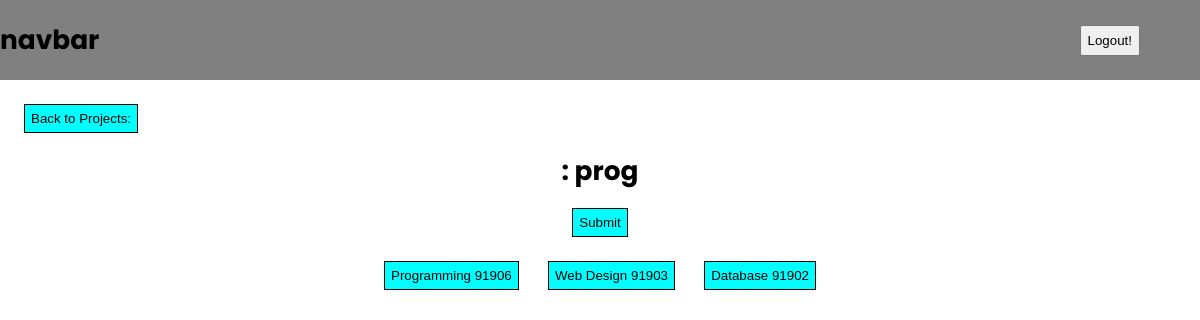
Page /project/1/23121 (signed in) on the earlier database version.
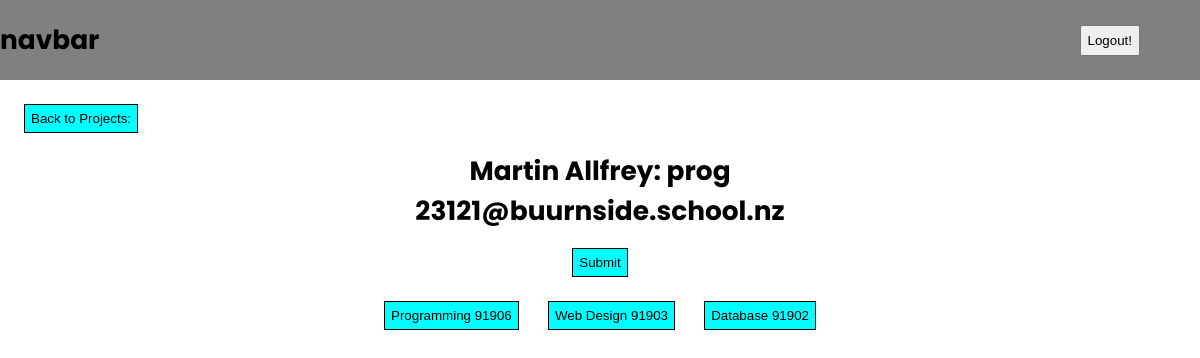
Same page on the later database version.
### server.py (models this page shows)
class Base(DeclarativeBase):
    pass

class Project(Base):
    __tablename__ = 'Project'
    id: Mapped[int] = mapped_column(primary_key=True)
    type: Mapped[str] = mapped_column(String(50))
    user_projects: Mapped[List["UserProject"]] = relationship(
        "UserProject", back_populates="project")
    standard_projects: Mapped[List["ProjectStandard"]] = relationship(
        "ProjectStandard", back_populates="project")

class User(Base):
    __tablename__ = 'User'
    id: Mapped[int] = mapped_column(primary_key=True)
    name: Mapped[str] = mapped_column(String(50))
    email: Mapped[str] = mapped_column(String(50))
    year_level: Mapped[int]
    admin: Mapped[bool]
    user_projects: Mapped[List["UserProject"]] = relationship(
        "UserProject", back_populates="user")

### server.py (the view, shortened to what this page needs)
@app.route('/project/<int:project_id>/<int:user_id>', methods=['POST', 'GET'])
@login_required
def project(project_id, user_id):
    UData, type, standards, snu = standard_data(project_id, user_id)
    return render_template('project.html',
                           standards=standards, type=type,
                           UData=UData, snu=snu)

### server.py (called while the page is built)
@login_manager.user_loader
def load_user(user_id):
    query = select(Admin).where(Admin.id == user_id)
    with Session(engine) as session:
        obj = session.scalar(query)
    return obj

### templates/project.html (shortened to what this page needs)
{% extends 'layout.html' %} {% block content %}
<div class="proj-page-layout">
  <button class="submit-buttons" onclick="history.back()">Back to Projects:</button>
  <h1 class="proj-type">{{UData.name}}: {{type}} <br> {{UData.email}}</h1>
  <form method="POST">
    <div class="div-center-multi">
      <button type="submit" class="submit-buttons">Submit</button>
    </div>
    <div class='dropdown' id="dropdown">
      {% for standard in standards %}
      <button type="button" class="standard-buttons submit-buttons" data-standard="{{standard}}">{{standard}}</button>
      {% endfor %}
    </div>
</div>
{% endblock %}

### templates/layout.html (shortened to what this page needs)
<!DOCTYPE html>
<html lang="en">
<head>
    <link rel="stylesheet" href="{{url_for('static', filename='css/style.css')}}">
</head>
<body>
    <div class="navbar">
        <h1>navbar</h1>
        <form action="/logout">
            <button type="submit" class="logout-button">Logout!</button>
        </form>
    </div>
    {% block content %}
    {% endblock %}
</body>
</html>

### static/css/style.css (style rules this page uses)
h1 { font-family: 'Poppins'; font-size: 2.2vw; }
body { padding:0; margin:0; }
.navbar { width:100vw; background-color: grey; padding-top:0; margin:0; height:10vh; display:flex; flex-direction: row; justify-content: space-between; align-items: center; }
.logout-button { margin-right:5vw; padding:0.5vw; }
.proj-type { text-align: center; }
.proj-page-layout { padding:2vw; }
.dropdown { display:flex; flex-direction: row; justify-content: space-between; margin-left:30vw; margin-right:30vw; }
.submit-buttons { padding:0.5vw; border:1px black solid; background-color:cyan; }
.div-center-multi { display:flex; flex-direction: row; justify-content: space-between; justify-content: center; margin-bottom:2vw; }

Differences in the rows shown:
added User: name "Martin Allfrey", email "23121@buurnside.school.nz"
